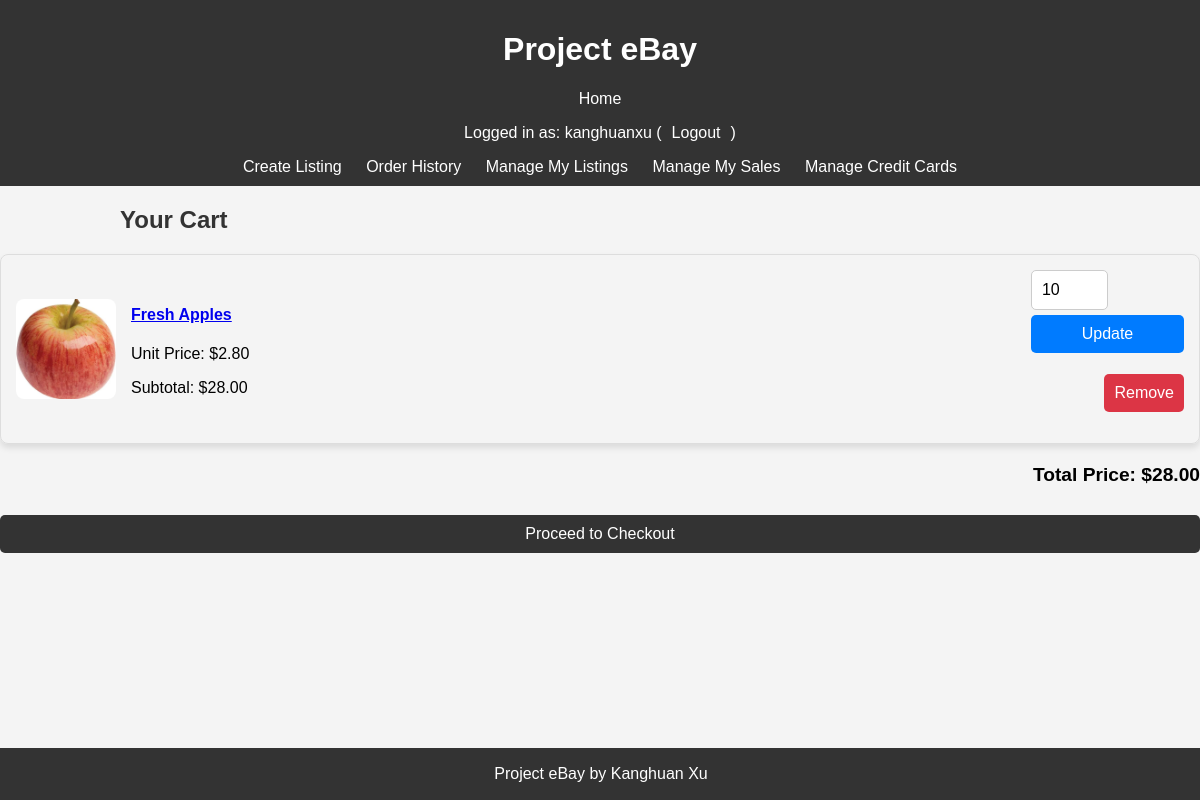
The app's page /cart/ (signed in) with its own data.
### project/models.py (models this page shows, shortened)
class CartItem(models.Model):
    cart = models.ForeignKey(Cart, on_delete=models.CASCADE, related_name='items')
    listing = models.ForeignKey('Listing', on_delete=models.CASCADE)
    quantity = models.PositiveIntegerField(default=1)  # Quantity of this item in the cart.
    @property
    def total_price(self):
        return self.listing.price * self.quantity

class Listing(models.Model):
    name = models.CharField(max_length=200) # Name of the item.
    description = models.TextField() # Description of the item.
    price = models.DecimalField(max_digits=10, decimal_places=2) # Price of the item, with validation in clean method.
    image = models.ImageField(upload_to='listing_images/', blank=True, null=True) # Optional image for the item.
    category = models.CharField(max_length=100) # Category the item belongs to.
    created_at = models.DateTimeField(auto_now_add=True) # Records when the listing was created.
    expires_at = models.DateTimeField() # When the listing expires.
    user = models.ForeignKey(User, on_delete=models.CASCADE, related_name="listings")  # The user who posted the listing.
    sold = models.BooleanField(default=False)  # Indicates if the item has been sold.
    quantity = models.PositiveIntegerField(default=1)  # Quantity of the item available.
    def clean(self):
        if self.price < 0:
            raise ValidationError("Price cannot be negative.")
        if self.price > 99999:
            raise ValidationError("Price cannot exceed 99999.")

### project/views.py (the view)
# urls.py: path('cart/', ViewCartView.as_view(), name='cart'),
class ViewCartView(LoginRequiredMixin, View):
    def get(self, request, *args, **kwargs):
        cart, created = Cart.objects.get_or_create(user=request.user)
        unsold_items = cart.items.filter(listing__sold=False).select_related('listing')
        sold_items = cart.items.filter(listing__sold=True).select_related('listing')
        total_price = sum(item.total_price for item in unsold_items)  # Use total_price as a property
        return render(request, 'project/cart.html', {
            'unsold_items': unsold_items,
            'sold_items': sold_items,
            'total_price': total_price,
        })

### project/templates/project/cart.html (shortened to what this page needs)
{% extends 'project/base.html' %}
{% block content %}
<div class="container">
    <h2>Your Cart</h2>
    {% if unsold_items %}
    <div class="cart-table">
        {% for item in unsold_items %}
        <div class="cart-item-card">
            <img src="{{ item.listing.image.url }}" alt="{{ item.listing.name }}" class="cart-item-image">
            <div class="cart-item-details">
                <h4><a href="{% url 'listing_detail' item.listing.id %}" class="text-decoration-none">{{ item.listing.name }}</a></h4>
                <p>Unit Price: ${{ item.listing.price|floatformat:2 }}</p>
                <p>Subtotal: ${{ item.total_price|floatformat:2 }}</p>
            </div>
            <div class="cart-item-actions">
                <form method="post" action="{% url 'update_cart_item_quantity' item.id %}" class="d-inline">
                    <input type="number" name="quantity" value="{{ item.quantity }}" min="1" max="{{ item.listing.quantity }}" class="form-control">
                    <button type="submit" class="btn btn-primary btn-sm mt-2">Update</button>
                </form>
                <form method="post" action="{% url 'remove_from_cart' item.id %}" class="d-inline">
                    <button type="submit" class="btn btn-danger btn-sm mt-2">Remove</button>
                </form>
            </div>
        </div>
        {% endfor %}
    </div>
    <div class="cart-total">
        <p>Total Price: ${{ total_price|floatformat:2 }}</p>
    </div>
    {% else %}
    <p class="text-muted">You have no unsold items in your cart.</p>
    {% endif %}
    {% if unsold_items %}
    <form method="post" action="{% url 'checkout_cart' %}">
        <button type="submit" class="btn btn-success btn-lg mt-3">Proceed to Checkout</button>
    </form>
    {% endif %}
</div>
{% endblock %}

### project/templates/project/base.html (shortened to what this page needs)
<html lang="en">
<head>
</head>
<body>
    <header>
        <h1>Project eBay</h1>
        <nav>
            <a href="/">Home</a>
            {% if user.is_authenticated %}
            <p>Logged in as: {{user.username}} (<a href="{% url 'logout' %}">Logout</a>)</p>
            <a href="{% url 'create_listing' %}">Create Listing</a>
            <a href="{% url 'order_history' %}">Order History</a>
            <a href="{% url 'manage_listings' %}">Manage My Listings</a>
            <a href="{% url 'manage_sales' %}">Manage My Sales</a>
            <a href="{% url 'manage_credit_cards' %}">Manage Credit Cards</a>
            {% else %}
            <a href="{% url 'login' %}">Login</a>
            <a href="{% url 'register' %}">Register</a>
            {% endif %}
        </nav>
    </header>
    <main>
        {% block content %}{% endblock %}
    </main>
    <footer>
        <p>Project eBay by Kanghuan Xu {{ current_year }}</p>
    </footer>
</body>
</html>

### project/templates/project/base.html (style rules this page uses)
body { font-family: Arial, sans-serif; margin: 0; padding: 0; background-color: #f4f4f4; padding-bottom: 60px; }
header { background-color: #333; color: #fff; padding: 10px 20px; text-align: center; }
header nav a { color: #fff; margin: 0 10px; text-decoration: none; }
footer { background-color: #333; color: #fff; text-align: center; padding: 1px; position: fixed; width: 100%; bottom: 0; z-index: 1000; }
h2 { font-size: 1.5rem; font-weight: bold; padding: 20px; margin: 0; color: #333; text-align: left; padding-left: 10%; }
.btn { width: 100%; padding: 10px; font-size: 1rem; color: white; background-color: #333; border: none; border-radius: 5px; cursor: pointer; text-align: center; }
.btn { margin-top: 10px; display: inline-block; }
.btn-primary { background-color: #007bff; color: #fff; text-decoration: none; }
.btn-danger { background-color: #dc3545; color: #fff; text-decoration: none; }
.cart-table { width: 100%; border-collapse: collapse; }
.cart-total { margin-top: 20px; text-align: right; font-size: 1.2rem; font-weight: bold; }
.form-control { padding: 10px; font-size: 16px; border: 1px solid #ccc; border-radius: 5px; appearance: none; background-color: #fff; }

### project/templates/project/cart.html (style rules this page uses)
.cart-table { width: 100%; max-width: 1200px; margin: auto; }
.cart-item-card { display: flex; align-items: center; padding: 15px; border: 1px solid #ddd; border-radius: 8px; margin-bottom: 15px; box-shadow: 0 4px 6px rgba(0, 0, 0, 0.1); }
.cart-item-image { flex: 0 0 100px; height: 100px; border-radius: 8px; object-fit: cover; margin-right: 15px; }
.cart-item-details { flex: 1; }
.cart-item-actions { display: flex; flex-direction: column; align-items: flex-end; }
.cart-item-actions .btn { margin-top: 5px; }
.cart-total { font-size: 1.2rem; font-weight: bold; text-align: right; margin-top: 20px; }

### records on screen
CartItem: listing.image (picture), listing.name "Fresh Apples", listing.price "2.80", total_price "28.00", quantity "10"

### other values on screen
{{ user.username }} "kanghuanxu"
{{ total_price|floatformat:2 }} "28.00"
